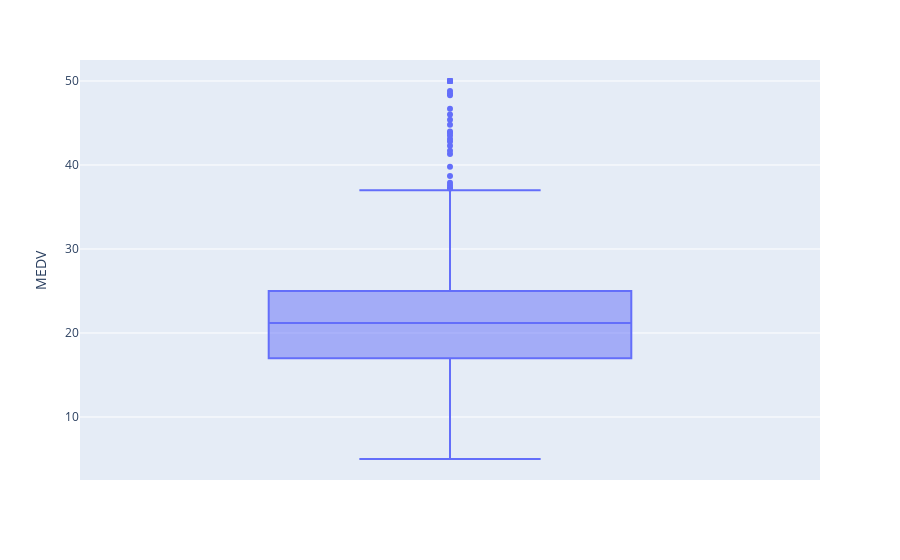

The notebook cell this image was saved under:
### Code cell
fig = px.box(data, y=data['MEDV'])
fig.show()

### Figure 1 — Plotly figure (JSON) as saved in the notebook; plotly's stock layout.template omitted (floating-point values rounded to 4 significant figures; data arrays with more than 128 entries replaced by an {"elided": "..."} marker saying what was removed)
{"data": [{"alignmentgroup": "True", "hovertemplate": "MEDV=%{y}<extra></extra>", "legendgroup": "", "marker": {"color": "#636efa"}, "name": "", "notched": false, "offsetgroup": "", "orientation": "v", "showlegend": false, "type": "box", "x0": " ", "xaxis": "x", "y": {"elided": "506 float values"}, "y0": " ", "yaxis": "y"}], "layout": {"boxmode": "group", "legend": {"tracegroupgap": 0}, "margin": {"t": 60}, "xaxis": {"anchor": "y", "domain": [0, 1]}, "yaxis": {"anchor": "x", "domain": [0, 1], "title": {"text": "MEDV"}}}}
